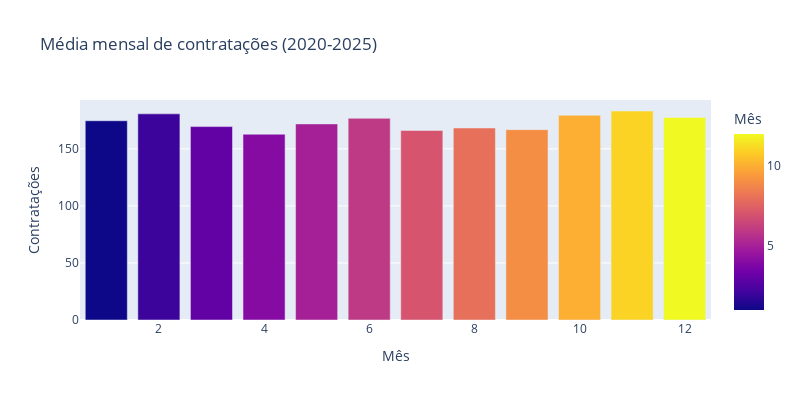

Source (notebook cell):
### Markdown cell above
### 5.6. RESPONDENDO PERGUNTAS DE NEGÓCIO

### Code cell
# 1. Como as contratações variam ao longo dos meses?
df_copy['month'] = df_copy.index.month
monthly_avg = df_copy.groupby('month')['contratacoes'].mean().reset_index()

fig7 = px.bar(monthly_avg, x='month', y='contratacoes', 
              labels={'month': 'Mês', 'contratacoes': 'Contratações'},
              title='Média mensal de contratações (2020-2025)', 
              color='month', color_discrete_sequence=px.colors.qualitative.Set1, 
              width=800, height=400)
fig7.show()

### Figure 1 — Plotly figure (JSON) as saved in the notebook; plotly's stock layout.template omitted (floating-point values rounded to 4 significant figures)
{"data": [{"alignmentgroup": "True", "hovertemplate": "Mês=%{marker.color}<br>Contratações=%{y}<extra></extra>", "legendgroup": "", "marker": {"color": [1, 2, 3, 4, 5, 6, 7, 8, 9, 10, 11, 12], "coloraxis": "coloraxis", "pattern": {"shape": ""}}, "name": "", "offsetgroup": "", "orientation": "v", "showlegend": false, "textposition": "auto", "type": "bar", "x": [1, 2, 3, 4, 5, 6, 7, 8, 9, 10, 11, 12], "xaxis": "x", "y": [174.6, 180.7, 169.5, 162.8, 171.9, 176.8, 166.1, 168.3, 166.8, 179.4, 183.2, 177.6], "yaxis": "y"}], "layout": {"barmode": "relative", "coloraxis": {"colorbar": {"title": {"text": "Mês"}}, "colorscale": [[0, "#0d0887"], [0.1111, "#46039f"], [0.2222, "#7201a8"], [0.3333, "#9c179e"], [0.4444, "#bd3786"], [0.5556, "#d8576b"], [0.6667, "#ed7953"], [0.7778, "#fb9f3a"], [0.8889, "#fdca26"], [1, "#f0f921"]]}, "height": 400, "legend": {"tracegroupgap": 0}, "title": {"text": "Média mensal de contratações (2020-2025)"}, "width": 800, "xaxis": {"anchor": "y", "domain": [0, 1], "title": {"text": "Mês"}}, "yaxis": {"anchor": "x", "domain": [0, 1], "title": {"text": "Contratações"}}}}
